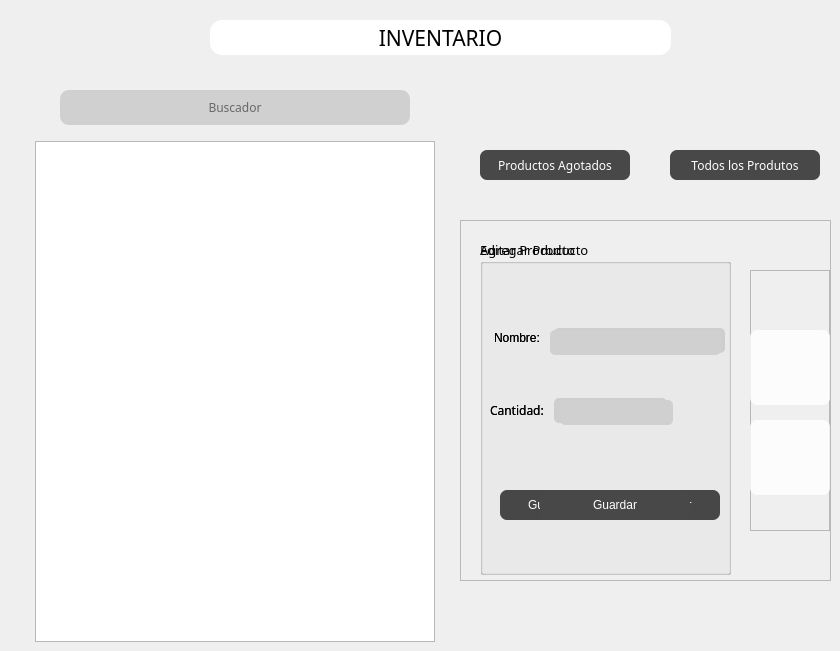
   <widget class="QWidget" name="inventario">
    <property name="styleSheet">
     <string notr="true">#inventario
{
	background-color: rgb(255, 178, 21);}</string>
    </property>
    <widget class="QLabel" name="label_29">
     <property name="geometry">
      <rect>
       <x>210</x>
       <y>20</y>
       <width>461</width>
       <height>35</height>
      </rect>
     </property>
     <property name="font">
      <font>
       <family>Calisto MT</family>
       <pointsize>16</pointsize>
       <weight>50</weight>
       <bold>false</bold>
      </font>
     </property>
     <property name="styleSheet">
      <string notr="true">background-color: rgb(255, 255, 255);
border-radius: 12px;</string>
     </property>
     <property name="text">
      <string>INVENTARIO</string>
     </property>
     <property name="alignment">
      <set>Qt::AlignCenter</set>
     </property>
    </widget>
    <widget class="QLineEdit" name="buscar_lineEdit">
     <property name="geometry">
      <rect>
       <x>60</x>
       <y>90</y>
       <width>350</width>
       <height>35</height>
      </rect>
     </property>
     <property name="font">
      <font>
       <family>Calisto MT</family>
       <pointsize>9</pointsize>
      </font>
     </property>
     <property name="styleSheet">
      <string notr="true">
background-color:rgb(208, 208, 208);
border:3px;
border-radius:9px;</string>
     </property>
     <property name="alignment">
      <set>Qt::AlignCenter</set>
     </property>
     <property name="placeholderText">
      <string>Buscador</string>
     </property>
    </widget>
    <widget class="QLabel" name="label_32">
     <property name="geometry">
      <rect>
       <x>366</x>
       <y>88</y>
       <width>40</width>
       <height>40</height>
      </rect>
     </property>
     <property name="styleSheet">
      <string notr="true">border-image: url(:/iconos/buscar.png);

background-color:transparent;
border-radius:9px;</string>
     </property>
     <property name="text">
      <string/>
     </property>
    </widget>
    <widget class="QFrame" name="frame">
     <property name="geometry">
      <rect>
       <x>460</x>
       <y>220</y>
       <width>371</width>
       <height>361</height>
      </rect>
     </property>
     <property name="frameShape">
      <enum>QFrame::StyledPanel</enum>
     </property>
     <property name="frameShadow">
      <enum>QFrame::Raised</enum>
     </property>
     <widget class="QFrame" name="frame_2">
      <property name="geometry">
       <rect>
        <x>290</x>
        <y>50</y>
        <width>80</width>
        <height>261</height>
       </rect>
      </property>
      <property name="frameShape">
       <enum>QFrame::StyledPanel</enum>
      </property>
      <property name="frameShadow">
       <enum>QFrame::Raised</enum>
      </property>
      <widget class="QPushButton" name="EditarProducto_pushButton">
       <property name="geometry">
        <rect>
         <x>0</x>
         <y>150</y>
         <width>80</width>
         <height>75</height>
        </rect>
       </property>
       <property name="font">
        <font>
         <family>Calisto MT</family>
         <pointsize>10</pointsize>
        </font>
       </property>
       <property name="styleSheet">
        <string notr="true">background-color: rgba(255, 255, 255,200);
border-radius:7px;</string>
       </property>
       <property name="text">
        <string/>
       </property>
       <property name="icon">
        <iconset resource="IMG/imags.qrc">
         <normaloff>:/iconos/editar prod.png</normaloff>:/iconos/editar prod.png</iconset>
       </property>
       <property name="iconSize">
        <size>
         <width>80</width>
         <height>70</height>
        </size>
       </property>
      </widget>
      <widget class="QPushButton" name="AgregarProducto_pushButton">
       <property name="geometry">
        <rect>
         <x>0</x>
         <y>60</y>
         <width>80</width>
         <height>75</height>
        </rect>
       </property>
       <property name="font">
        <font>
         <family>Calisto MT</family>
         <pointsize>10</pointsize>
        </font>
       </property>
       <property name="styleSheet">
        <string notr="true">background-color: rgba(255, 255, 255,200);
border-radius:7px;
border-image::/imagenes/LOGO.png;</string>
       </property>
       <property name="text">
        <string/>
       </property>
       <property name="icon">
        <iconset resource="IMG/imags.qrc">
         <normaloff>:/iconos/anadir prod.png</normaloff>:/iconos/anadir prod.png</iconset>
       </property>
       <property name="iconSize">
        <size>
         <width>80</width>
         <height>65</height>
        </size>
       </property>
      </widget>
     </widget>
     <widget class="QGroupBox" name="editarProducto_groupBox">
      <property name="geometry">
       <rect>
        <x>20</x>
        <y>20</y>
        <width>251</width>
        <height>335</height>
       </rect>
      </property>
      <property name="font">
       <font>
        <family>Calisto MT</family>
        <pointsize>10</pointsize>
       </font>
      </property>
      <property name="title">
       <string>Editar Producto</string>
      </property>
      <widget class="QLineEdit" name="NombreEProducto_ineEdit">
       <property name="geometry">
        <rect>
         <x>74</x>
         <y>88</y>
         <width>171</width>
         <height>25</height>
        </rect>
       </property>
       <property name="styleSheet">
        <string notr="true">background-color:rgb(208, 208, 208);
border:3px;
border-radius:5px;</string>
       </property>
      </widget>
      <widget class="QLineEdit" name="CantidadEProducto_lineEdit">
       <property name="geometry">
        <rect>
         <x>74</x>
         <y>158</y>
         <width>113</width>
         <height>25</height>
        </rect>
       </property>
       <property name="styleSheet">
        <string notr="true">background-color:rgb(208, 208, 208);
border:3px;
border-radius:5px;</string>
       </property>
      </widget>
      <widget class="QLabel" name="label_37">
       <property name="geometry">
        <rect>
         <x>14</x>
         <y>88</y>
         <width>61</width>
         <height>20</height>
        </rect>
       </property>
       <property name="font">
        <font>
         <pointsize>9</pointsize>
        </font>
       </property>
       <property name="text">
        <string>Nombre:</string>
       </property>
      </widget>
      <widget class="QLabel" name="label_38">
       <property name="geometry">
        <rect>
         <x>10</x>
         <y>160</y>
         <width>71</width>
         <height>20</height>
        </rect>
       </property>
       <property name="font">
        <font>
         <family>Calisto MT</family>
         <pointsize>9</pointsize>
        </font>
       </property>
       <property name="text">
        <string>Cantidad:</string>
       </property>
      </widget>
      <widget class="QPushButton" name="GuargarEproductopushButton">
       <property name="geometry">
        <rect>
         <x>20</x>
         <y>250</y>
         <width>100</width>
         <height>30</height>
        </rect>
       </property>
       <property name="styleSheet">
        <string notr="true">QPushButton{
background-color: rgb(72, 72, 72);
border-radius:7px;
color: rgb(255, 255, 255);}

QPushButton:hover{
	background: rgba(0,114,46,0.9);
    border-radius: 9px;
	color: white;
    selection-color: white;  
    padding: 2px 4px;

}</string>
       </property>
       <property name="text">
        <string>Guardar</string>
       </property>
      </widget>
      <widget class="QPushButton" name="EliminarProducto_pushButton">
       <property name="geometry">
        <rect>
         <x>140</x>
         <y>250</y>
         <width>100</width>
         <height>30</height>
        </rect>
       </property>
       <property name="styleSheet">
        <string notr="true">QPushButton{
background-color: rgb(72, 72, 72);
border-radius:7px;
color: rgb(255, 255, 255);}



QPushButton:hover{
background: rgb(201, 37, 37);
    border-radius: 9px;
	color: white;
    selection-color: white;  
    padding: 2px 4px;

}
</string>
       </property>
       <property name="text">
        <string>Eliminar</string>
       </property>
      </widget>
     </widget>
     <widget class="QGroupBox" name="agregarProducto_groupBox">
      <property name="geometry">
       <rect>
        <x>20</x>
        <y>20</y>
        <width>251</width>
        <height>335</height>
       </rect>
      </property>
      <property name="font">
       <font>
        <family>Calisto MT</family>
        <pointsize>10</pointsize>
       </font>
      </property>
      <property name="title">
       <string>Agregar Producto</string>
      </property>
      <widget class="QLineEdit" name="NombreNProducto_ineEdit">
       <property name="geometry">
        <rect>
         <x>70</x>
         <y>90</y>
         <width>171</width>
         <height>25</height>
        </rect>
       </property>
       <property name="styleSheet">
        <string notr="true">background-color:rgb(208, 208, 208);
border:3px;
border-radius:5px;</string>
       </property>
      </widget>
      <widget class="QLineEdit" name="CantidadNProducto_lineEdit_2">
       <property name="geometry">
        <rect>
         <x>80</x>
         <y>160</y>
         <width>113</width>
         <height>25</height>
        </rect>
       </property>
       <property name="styleSheet">
        <string notr="true">background-color:rgb(208, 208, 208);
border:3px;
border-radius:5px;</string>
       </property>
      </widget>
      <widget class="QPushButton" name="GuargarNproductopushButton">
       <property name="geometry">
        <rect>
         <x>60</x>
         <y>250</y>
         <width>150</width>
         <height>30</height>
        </rect>
       </property>
       <property name="styleSheet">
        <string notr="true">QPushButton{
background-color: rgb(72, 72, 72);
border-radius:7px;
color: rgb(255, 255, 255);}

QPushButton:hover{
	background: rgba(0,114,46,0.9);
    border-radius: 9px;
	color: white;
    selection-color: white;  
    padding: 2px 4px;

}</string>
       </property>
       <property name="text">
        <string>Guardar</string>
       </property>
      </widget>
      <widget class="QLabel" name="label_39">
       <property name="geometry">
        <rect>
         <x>10</x>
         <y>160</y>
         <width>71</width>
         <height>20</height>
        </rect>
       </property>
       <property name="font">
        <font>
         <family>Calisto MT</family>
         <pointsize>9</pointsize>
        </font>
       </property>
       <property name="text">
        <string>Cantidad:</string>
       </property>
      </widget>
      <widget class="QLabel" name="label_40">
       <property name="geometry">
        <rect>
         <x>14</x>
         <y>88</y>
         <width>61</width>
         <height>20</height>
        </rect>
       </property>
       <property name="font">
        <font>
         <pointsize>9</pointsize>
        </font>
       </property>
       <property name="text">
        <string>Nombre:</string>
       </property>
      </widget>
     </widget>
    </widget>
    <widget class="QTableView" name="stock_tableView">
     <property name="geometry">
      <rect>
       <x>35</x>
       <y>141</y>
       <width>400</width>
       <height>501</height>
      </rect>
     </property>
    </widget>
    <widget class="QPushButton" name="productosAgotados_pushButton">
     <property name="geometry">
      <rect>
       <x>480</x>
       <y>150</y>
       <width>150</width>
       <height>30</height>
      </rect>
     </property>
     <property name="font">
      <font>
       <family>Calisto MT</family>
      </font>
     </property>
     <property name="styleSheet">
      <string notr="true">QPushButton{
background-color: rgb(72, 72, 72);
border-radius:7px;
color: rgb(255, 255, 255);}

QPushButton:hover{
	background: rgba(72,72,72,0.7);
    border-radius: 7px;


}</string>
     </property>
     <property name="text">
      <string>Productos Agotados</string>
     </property>
    </widget>
    <widget class="QPushButton" name="todosprodutos_pushButton">
     <property name="geometry">
      <rect>
       <x>670</x>
       <y>150</y>
       <width>150</width>
       <height>30</height>
      </rect>
     </property>
     <property name="font">
      <font>
       <family>Calisto MT</family>
      </font>
     </property>
     <property name="styleSheet">
      <string notr="true">QPushButton{
background-color: rgb(72, 72, 72);
border-radius:7px;
color: rgb(255, 255, 255);}

QPushButton:hover{
	background: rgba(72,72,72,0.7);
    border-radius: 7px;
}</string>
     </property>
     <property name="text">
      <string>Todos los Produtos</string>
     </property>
    </widget>
   </widget>
